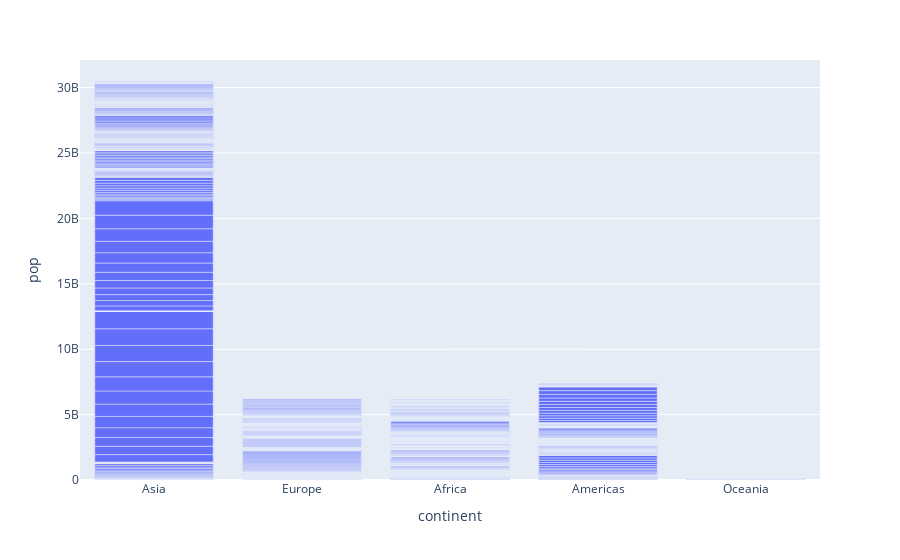

Write notebook code for a chart like this one.
### Markdown cell above
## Bar

### Code cell
px.bar(data, x = 'continent', y = 'pop')

### Figure 1 — Plotly figure (JSON) as saved in the notebook; plotly's stock layout.template omitted (floating-point values rounded to 4 significant figures; data arrays with more than 128 entries replaced by an {"elided": "..."} marker saying what was removed)
{"data": [{"alignmentgroup": "True", "hovertemplate": "continent=%{x}<br>pop=%{y}<extra></extra>", "legendgroup": "", "marker": {"color": "#636efa"}, "name": "", "offsetgroup": "", "orientation": "v", "showlegend": false, "textposition": "auto", "type": "bar", "x": {"elided": "1704 str values"}, "xaxis": "x", "y": {"elided": "1704 int values"}, "yaxis": "y"}], "layout": {"barmode": "relative", "legend": {"tracegroupgap": 0}, "margin": {"t": 60}, "xaxis": {"anchor": "y", "domain": [0, 1], "title": {"text": "continent"}}, "yaxis": {"anchor": "x", "domain": [0, 1], "title": {"text": "pop"}}}}
